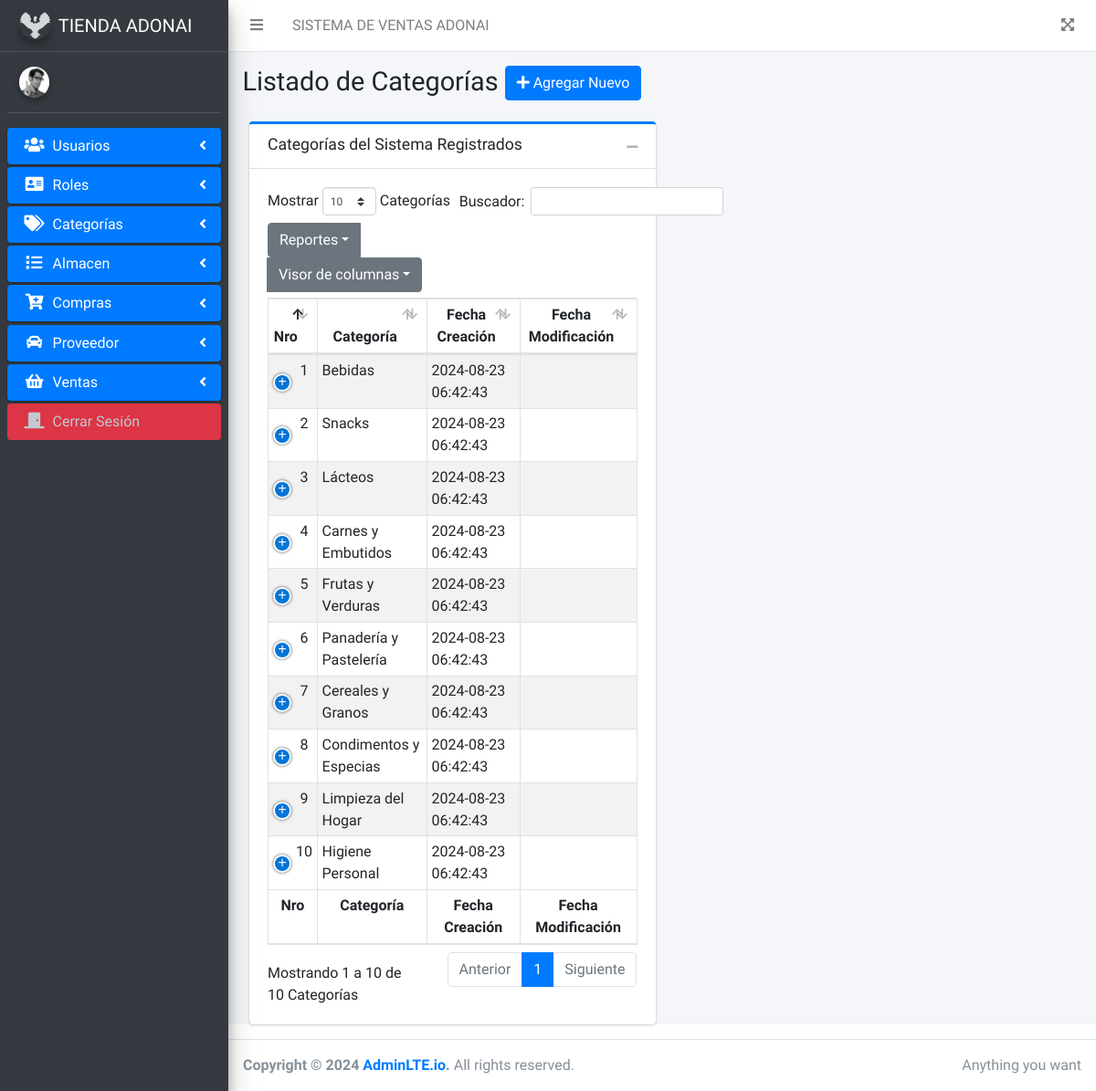
The page /categorias/index.php (signed in) on the database its author committed.
### tables this page shows
CREATE TABLE tb_categoria (
id_categoria INT AUTO_INCREMENT NOT NULL,
categoria VARCHAR(255) NOT NULL,
fecha_creacion DATETIME,
fecha_actualizacion DATETIME,
PRIMARY KEY(id_categoria));

### app/config/conexion.php (called while the page is built, shortened)
<?php
$URL = "http://localhost:3000";
?>

### app/controllers/categorias/lista-categorias.php (called while the page is built)
<?php
$sql_categorias = "SELECT * FROM tb_categoria";
$query_categorias = $pdo->prepare($sql_categorias);
$query_categorias->execute();
$tabla_categorias = $query_categorias->fetchAll(PDO::FETCH_ASSOC);
?>

### categorias/index.php (the view, shortened to what this page needs)
<?php
include '../app/config/conexion.php';
include '../layout/part1.php';
include '../app/controllers/categorias/lista-categorias.php';
?>
<div class="content-wrapper">
    <div class="content-header">
        <div class="container-fluid">
            <div class="row mb-2">
                <div class="col-sm-12">
                    <h1 class="m-0">Listado de Categorías
                    <button type="button" class="btn btn-primary" data-toggle="modal" data-target="#modal-create">
                        <i class="fa fa-plus"></i> Agregar Nuevo
                    </button>
                    </h1>
                </div>
            </div>
        </div>
    </div>
    <div class="content">
        <div class="container-fluid">
            <div class="col-md-6">
                <div class="card card-outline card-primary">
                    <div class="card-header">
                        <h3 class="card-title">Categorías del Sistema Registrados</h3>
                        <div class="card-tools">
                            <button type="button" class="btn btn-tool" data-card-widget="collapse"><i class="fas fa-minus"></i>
                            </button>
                        </div>
                    </div>
                    <div class="card-body" style="display: block;">
                        <table id="tabla_categorias" class="table table-bordered table-hover table-striped table-sm">
                            <thead>
                                <tr>
                                    <th><center>Nro</center></th>
                                    <th><center>Categoría</center></th>
                                    <th><center>Fecha Creación</center></th>
                                    <th><center>Fecha Modificación</center></th>
                                </tr>
                            </thead>
                            <tbody>
                                <?php
                                $cont = 0;
                                foreach ($tabla_categorias as $tabla_categoria) {
                                    $categoria =  $tabla_categoria['categoria']; ?>
                                    <tr>
                                        <td>
                                            <center><?php echo $cont += 1; ?></center>
                                        </td>
                                        <td><?php echo $tabla_categoria['categoria']; ?></td>
                                        <td><?php echo $tabla_categoria['fecha_creacion']; ?></td>
                                        <td><?php echo $tabla_categoria['fecha_actualizacion']; ?></td>
                                    </tr>
                                <?php
                                }
                                ?>
                            </tbody>
                            <tfoot>
                                <tr>
                                    <th><center>Nro</center></th>
                                    <th><center>Categoría</center></th>
                                    <th><center>Fecha Creación</center></th>
                                    <th><center>Fecha Modificación</center></th>
                                </tr>
                            </tfoot>
                        </table>
                    </div>
                </div>
            </div>
        </div>
    </div>
</div>
<?php include '../layout/part2.php'; ?>

### layout/part1.php (shortened to what this page needs)
<!DOCTYPE html>
<html lang="es">
<head>
    <link rel="stylesheet" href="<?php echo $URL; ?>/assets/css/all.min.css">
    <link rel="stylesheet" href="<?php echo $URL; ?>/assets/css/adminlte.min.css">
    <link rel="stylesheet" href="<?php echo $URL; ?>/assets/css/dataTables.bootstrap4.min.css">
    <link rel="stylesheet" href="<?php echo $URL; ?>/assets/css/responsive.bootstrap4.min.css">
    <link rel="stylesheet" href="<?php echo $URL; ?>/assets/css/buttons.bootstrap4.min.css">
</head>
<body class="hold-transition sidebar-mini">
    <div class="wrapper">
        <nav class="main-header navbar navbar-expand navbar-white navbar-light">
            <ul class="navbar-nav">
                <li class="nav-item">
                    <a class="nav-link" data-widget="pushmenu" href="#" role="button"><i class="fas fa-bars"></i></a>
                </li>
                <li class="nav-item d-none d-sm-inline-block">
                    <a href="<?php $URL; ?>" class="nav-link">SISTEMA DE VENTAS ADONAI</a>
                </li>
            </ul>
            <ul class="navbar-nav ml-auto">
                <li class="nav-item">
                    <a class="nav-link" data-widget="fullscreen" href="#" role="button">
                        <i class="fas fa-expand-arrows-alt"></i>
                    </a>
                </li>
            </ul>
        </nav>
        <aside class="main-sidebar sidebar-dark-primary elevation-4">
            <a href="<?php echo $URL; ?>" class="brand-link">
                <img src="<?php echo $URL; ?>/assets/images/uac_blanco.png" alt="AdminLTE Logo" class="brand-image img-circle elevation-3" style="opacity: .8">
                <span class="brand-text font-weight-light">TIENDA ADONAI</span>
            </a>
            <div class="sidebar">
                <div class="user-panel mt-3 pb-3 mb-3 d-flex">
                    <div class="image">
                        <img src="<?php echo $URL ?>/assets/images/user2-160x160.jpg" class="img-circle elevation-2" alt="User Image">
                    </div>
                    <div class="info">
                    </div>
                </div>
                <nav class="mt-2">
                    <ul class="nav nav-pills nav-sidebar flex-column" data-widget="treeview" role="menu" data-accordion="false">
                        <li class="nav-item">
                            <a href="#" class="nav-link active">
                                <i class="nav-icon fas fa-users"></i>
                                <p>
                                    Usuarios
                                    <i class="right fas fa-angle-left"></i>
                                </p>
                            </a>
                        </li>
                        <li class="nav-item">
                            <a href="#" class="nav-link active">
                                <i class="nav-icon fas fa-address-card"></i>
                                <p>
                                    Roles
                                    <i class="right fas fa-angle-left"></i>
                                </p>
                            </a>
                        </li>
                        <li class="nav-item">
                            <a href="#" class="nav-link active">
                                <i class="nav-icon fas fa-tags"></i>
                                <p>
                                    Categorías
                                    <i class="right fas fa-angle-left"></i>
                                </p>
                            </a>
                        </li>
                        <li class="nav-item">
                            <a href="#" class="nav-link active">
                                <i class="nav-icon fas fa-list"></i>
                                <p>
                                    Almacen
                                    <i class="right fas fa-angle-left"></i>
                                </p>
                            </a>
                        </li>
                        <li class="nav-item">
                            <a href="#" class="nav-link active">
                                <i class="nav-icon fas fa-cart-plus"></i>
                                <p>
                                    Compras
                                    <i class="right fas fa-angle-left"></i>
                                </p>
                            </a>
                        </li>
                        <li class="nav-item">
                            <a href="#" class="nav-link active">
                                <i class="nav-icon fas fa-car"></i>
                                <p>
                                    Proveedor
                                    <i class="right fas fa-angle-left"></i>
                                </p>
                            </a>
                        </li>
                        <li class="nav-item">
                            <a href="#" class="nav-link active">
                                <i class="nav-icon fas fa-shopping-basket"></i>
                                <p>
                                    Ventas
                                    <i class="right fas fa-angle-left"></i>
                                </p>
                            </a>
                        </li>
                        <li class="nav-item">
                            <a href="<?php echo $URL; ?>/app/controllers/login/cerrar-sesion.php" style="background-color: #DC3545;" onmouseover="this.style.backgroundColor='#C82333';" onmouseout="this.style.backgroundColor='#DC3545';" class="nav-link">
                                <i class="nav-icon fas fa-door-closed"></i>
                                <p>
                                    Cerrar Sesión
                                </p>
                            </a>
                        </li>
                    </ul>
                </nav>
            </div>
        </aside>

### layout/part2.php (shortened to what this page needs)
<footer class="main-footer">
    <div class="float-right d-none d-sm-inline">
        Anything you want
    </div>
    <strong>Copyright &copy; 2024 <a href="https://adminlte.io">AdminLTE.io</a>.</strong> All rights reserved.
</footer>
</div>
</body>
</html>

### rows shown on the page
tb_categoria: cont "1", categoria "Bebidas", fecha_creacion "2024-08-23 06:42:43"
tb_categoria: cont "2", categoria "Snacks", fecha_creacion "2024-08-23 06:42:43"
tb_categoria: cont "3", categoria "Lácteos", fecha_creacion "2024-08-23 06:42:43"
tb_categoria: cont "4", categoria "Carnes y Embutidos", fecha_creacion "2024-08-23 06:42:43"
tb_categoria: cont "5", categoria "Frutas y Verduras", fecha_creacion "2024-08-23 06:42:43"
tb_categoria: cont "6", categoria "Panadería y Pastelería", fecha_creacion "2024-08-23 06:42:43"
tb_categoria: cont "7", categoria "Cereales y Granos", fecha_creacion "2024-08-23 06:42:43"
tb_categoria: cont "8", categoria "Condimentos y Especias", fecha_creacion "2024-08-23 06:42:43"
tb_categoria: cont "9", categoria "Limpieza del Hogar", fecha_creacion "2024-08-23 06:42:43"
tb_categoria: cont "10", categoria "Higiene Personal", fecha_creacion "2024-08-23 06:42:43"
